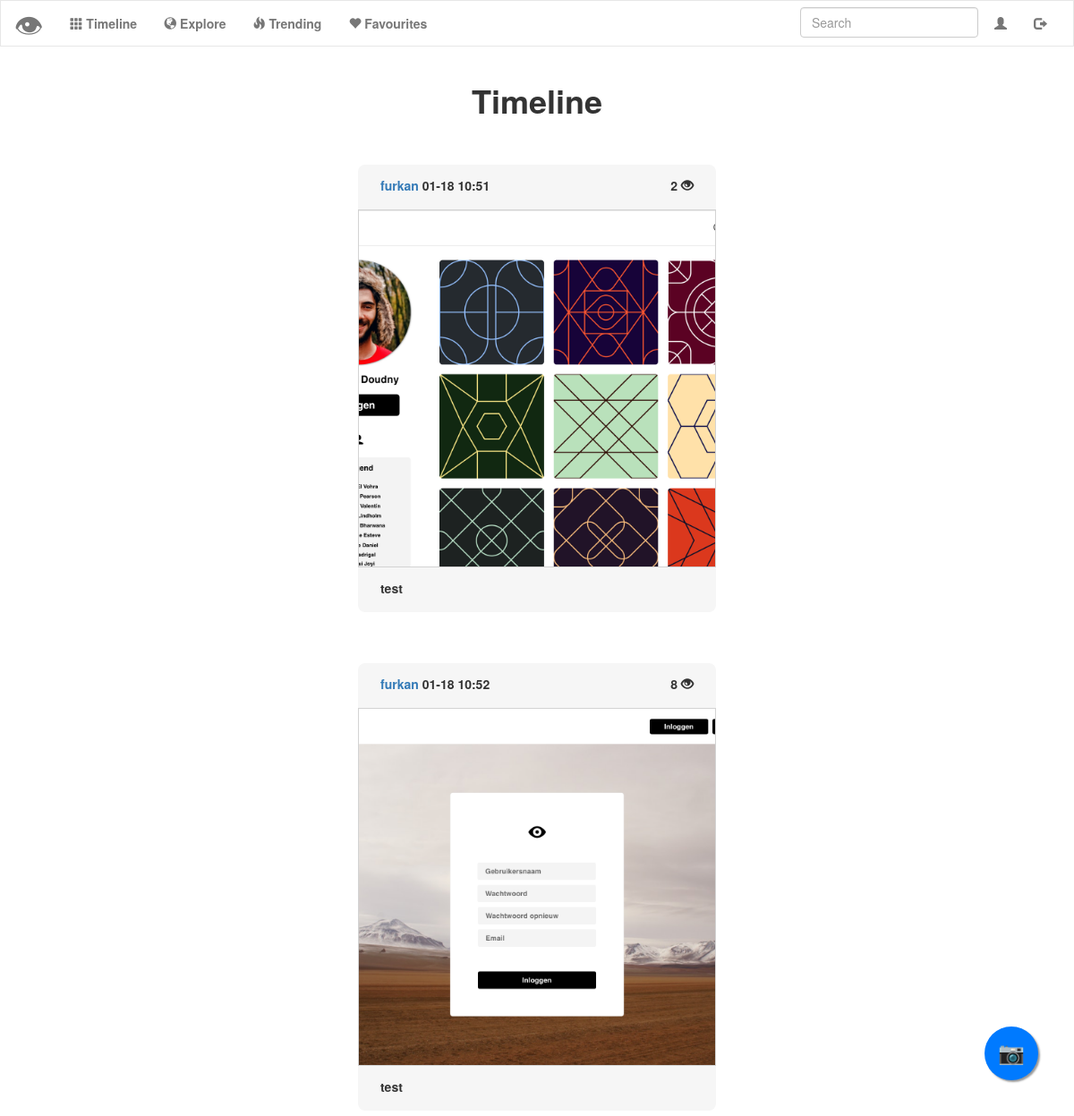
The app's page /timeline (signed in), older data.
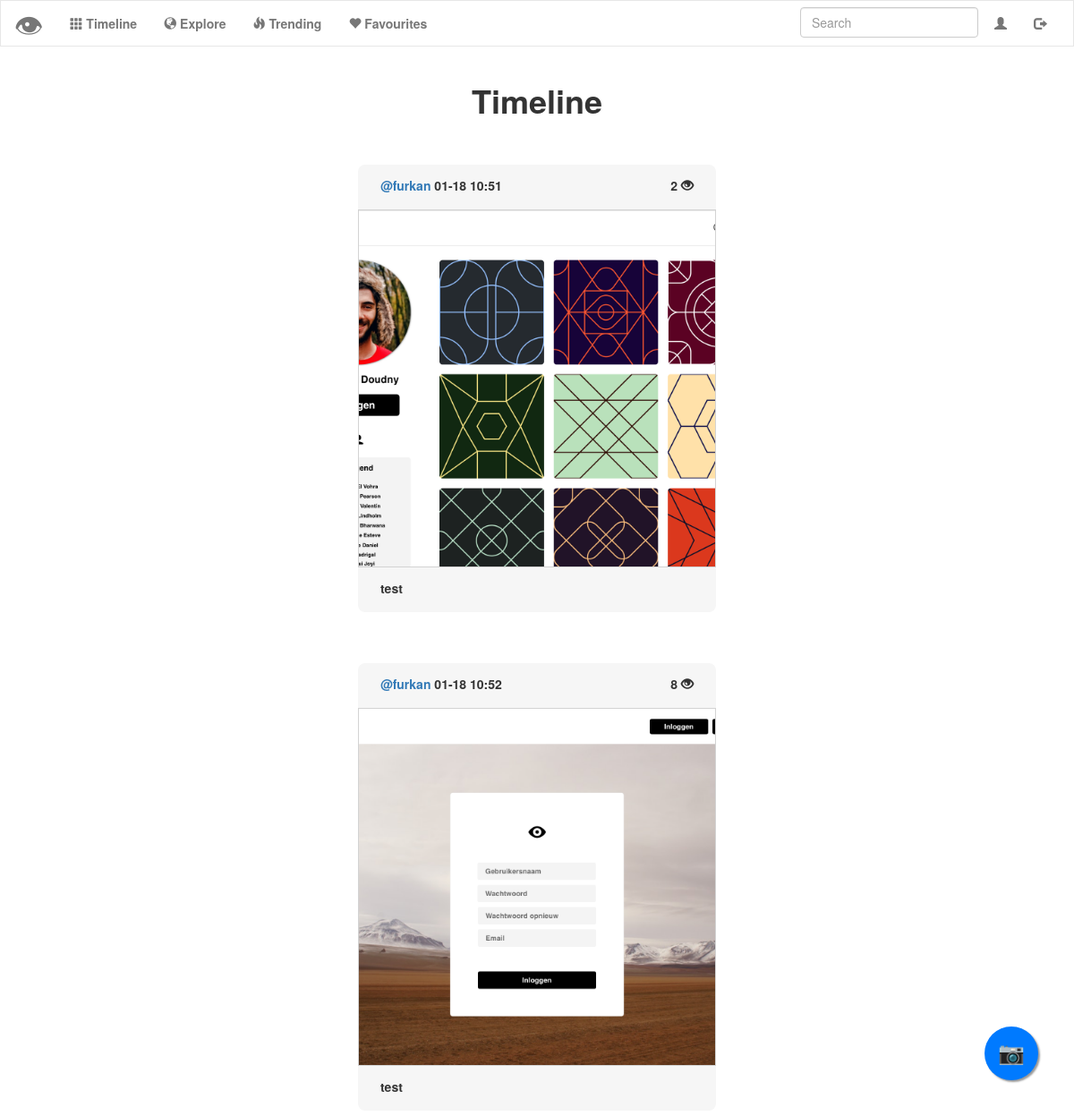
The same page, newer data.
### tables this page shows
CREATE TABLE 'uploads' ('id' integer PRIMARY KEY AUTOINCREMENT NOT NULL, 'user_id' integer NOT NULL, 'upload' text NOT NULL, 'description' text NOT NULL, 'timestamp' double precision NOT NULL DEFAULT CURRENT_TIMESTAMP, 'username'  text NOT NULL  , 'score' INTEGER NOT NULL DEFAULT 0);

### application.py (the view)
@app.route("/timeline")
@login_required
def timeline():
    uploads = []
    followings_id = get_following(session["user_id"])
    for p in followings_id:
        user_uploads = get_all_uploads(p["user_id"])
        for u in user_uploads:
            uploads.append(u)
    uploads.sort(key=lambda d: d['timestamp'])
    return render_template("timeline.html", uploads=uploads, user_id=session["user_id"])

### helpers.py (called while the page is built)
def login_required(f):
    @wraps(f)
    def decorated_function(*args, **kwargs):
        if session.get("user_id") is None:
            return redirect("/login")
        return f(*args, **kwargs)
    return decorated_function

def get_following(follower_id):
    following = db.execute("SELECT user_id FROM followers WHERE follower_id = :follower_id", follower_id=follower_id)
    return following

def get_all_uploads(user_id):
    user_photos = db.execute("SELECT * FROM uploads WHERE user_id = :user_id", user_id=user_id)
    for p in user_photos:
        date = p["timestamp"]
        date = date[5:16]
        p["timestamp"] = date
    return user_photos

### templates/timeline.html (shortened to what this page needs)
{% extends "layout.html" %}
{% block main %}
<div class="container-title" id="timeline-title">
  <h1><b>Timeline</b></h1>
</div>
  {% for post in uploads %}
      <div class="button-images">
        <button name="modal" class="photo_modal" data-toggle="modal" data-target="#photomodal{{ post.id }}">
            <label for="modal">
              <div class="timeline-container">
              <div class="timeline-description">
                <a href="{{ url_for('profile', username= post.username) }}"><label id="username">{{ post.username }} </label></a>
                <label id="timestamp">{{ post.timestamp }} </label>
                <label id="score">{{ post.score }} <span class="glyphicon glyphicon-eye-open"></span></label>
              </div>
              <img src="/upload/{{ post.upload }}" class="img-responsive">
              <div class="timeline-bottom">
                  <label id="discription">{{ post.description }} </label>
              </div>
              </div>
            </label>
        </button>
      </div>
  {% endfor %}
{% endblock %}

Row changes from the older to the newer data that the page shows:
changed uploads (number 1 of 2 on the later page): username "furkan" → "@furkan"
changed uploads (number 2 of 2 on the later page): username "furkan" → "@furkan"
